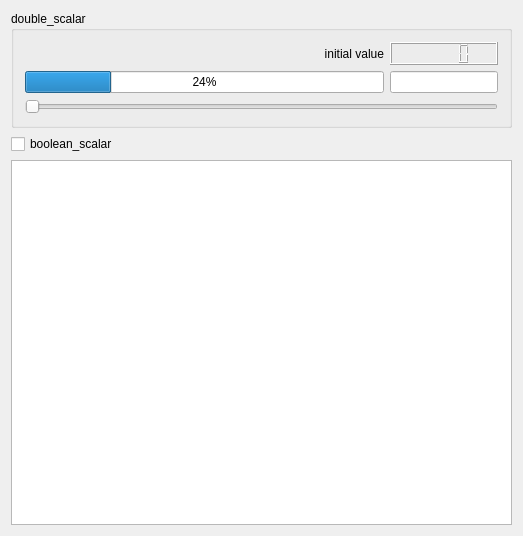
<?xml version="1.0" encoding="UTF-8"?>
<ui version="4.0">
 <class>Ex3</class>
 <widget class="QWidget" name="Ex3">
  <property name="geometry">
   <rect>
    <x>0</x>
    <y>0</y>
    <width>523</width>
    <height>536</height>
   </rect>
  </property>
  <property name="windowTitle">
   <string>Ex3</string>
  </property>
  <layout class="QGridLayout" name="gridLayout_2">
   <item row="0" column="0">
    <widget class="QGroupBox" name="groupBox">
     <property name="title">
      <string>double_scalar</string>
     </property>
     <layout class="QGridLayout" name="gridLayout">
      <item row="1" column="0">
       <widget class="QProgressBar" name="progressBar">
        <property name="sizePolicy">
         <sizepolicy hsizetype="Expanding" vsizetype="Fixed">
          <horstretch>1</horstretch>
          <verstretch>0</verstretch>
         </sizepolicy>
        </property>
        <property name="value">
         <number>24</number>
        </property>
       </widget>
      </item>
      <item row="1" column="1">
       <widget class="QLineEdit" name="lineEdit"/>
      </item>
      <item row="2" column="0" colspan="2">
       <widget class="QSlider" name="horizontalSlider">
        <property name="orientation">
         <enum>Qt::Horizontal</enum>
        </property>
       </widget>
      </item>
      <item row="0" column="1">
       <widget class="QLCDNumber" name="lcdNumber"/>
      </item>
      <item row="0" column="0">
       <widget class="QLabel" name="label">
        <property name="text">
         <string>initial value</string>
        </property>
        <property name="alignment">
         <set>Qt::AlignRight|Qt::AlignTrailing|Qt::AlignVCenter</set>
        </property>
       </widget>
      </item>
     </layout>
    </widget>
   </item>
   <item row="1" column="0">
    <widget class="QCheckBox" name="checkBox">
     <property name="text">
      <string>boolean_scalar</string>
     </property>
    </widget>
   </item>
   <item row="2" column="0">
    <widget class="PlotSceneWidget" name="plot"/>
   </item>
  </layout>
 </widget>
 <layoutdefault spacing="6" margin="11"/>
 <customwidgets>
  <customwidget>
   <class>PlotSceneWidget</class>
   <extends>QGraphicsView</extends>
   <header>plotscenewidget.h</header>
  </customwidget>
 </customwidgets>
 <resources/>
 <connections/>
</ui>
